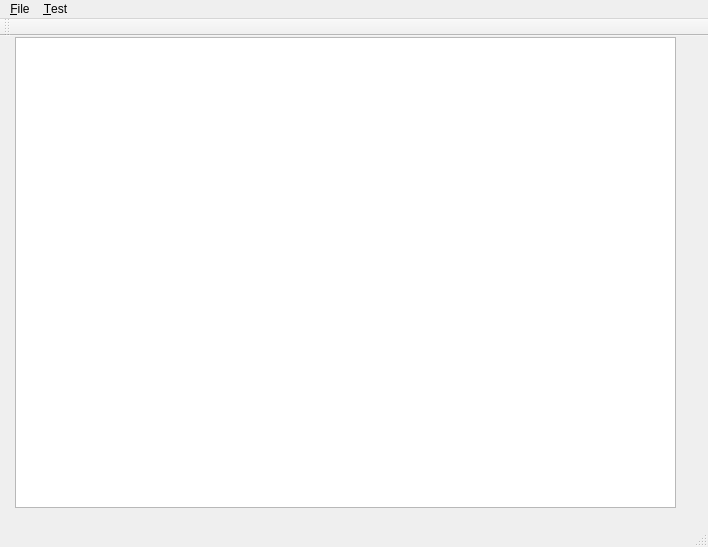
<?xml version="1.0" encoding="UTF-8"?>
<ui version="4.0">
 <class>MainWindow</class>
 <widget class="QMainWindow" name="MainWindow">
  <property name="geometry">
   <rect>
    <x>0</x>
    <y>0</y>
    <width>708</width>
    <height>547</height>
   </rect>
  </property>
  <property name="windowTitle">
   <string>MainWindow</string>
  </property>
  <widget class="QWidget" name="centralWidget">
   <widget class="QTreeView" name="treeMain">
    <property name="geometry">
     <rect>
      <x>15</x>
      <y>1</y>
      <width>661</width>
      <height>471</height>
     </rect>
    </property>
   </widget>
  </widget>
  <widget class="QMenuBar" name="menuBar">
   <property name="geometry">
    <rect>
     <x>0</x>
     <y>0</y>
     <width>708</width>
     <height>22</height>
    </rect>
   </property>
   <widget class="QMenu" name="menu_File">
    <property name="title">
     <string>&amp;File</string>
    </property>
   </widget>
   <widget class="QMenu" name="menu_Test">
    <property name="title">
     <string>&amp;Test</string>
    </property>
    <addaction name="action_Test"/>
   </widget>
   <addaction name="menu_File"/>
   <addaction name="menu_Test"/>
  </widget>
  <widget class="QToolBar" name="mainToolBar">
   <attribute name="toolBarArea">
    <enum>TopToolBarArea</enum>
   </attribute>
   <attribute name="toolBarBreak">
    <bool>false</bool>
   </attribute>
  </widget>
  <widget class="QStatusBar" name="statusBar"/>
  <action name="action_Test">
   <property name="text">
    <string>&amp;Test</string>
   </property>
  </action>
 </widget>
 <layoutdefault spacing="6" margin="11"/>
 <resources/>
 <connections/>
</ui>
